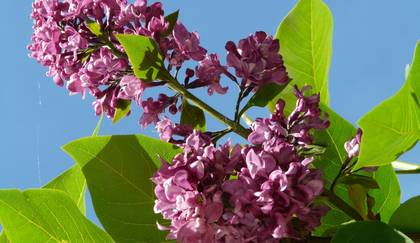
#> input picture docs/images/丁香_1.jpg, 420 x 243 px
$ python -i refetch3.py   (imports and definitions only)
#> lines starting #> are read from the running program, lines starting #| are printed output that depends on the picture
# -*- coding: utf-8 -*-
"""对少量药味做“最严格”重抓：加入文字/图表检测（拒绝文章截图、图表、包装图）。"""
import io
import json
import os
import re
import sys
import time

from PIL import Image, ImageFilter, ImageOps

sys.path.insert(0, os.path.join(os.path.dirname(os.path.abspath(__file__))))
sys.path.insert(0, os.path.dirname(os.path.dirname(os.path.dirname(os.path.abspath(__file__)))))
import fetch_images as F

ROOT = os.path.dirname(os.path.dirname(os.path.dirname(os.path.abspath(__file__))))
HERE = ROOT
IMG = os.path.join(HERE, "images")
MANIFEST = os.path.join(HERE, "images_manifest.json")

BAD_HOST = ("zcool", "58pic", "zsucai", "51yuansu", "ooopic", "tukuppt", "ziti",
            "font", "shufazidian", "zdic", "cidian", "pexels", "unsplash",
            "pixabay", "freepik", "dreamstime", "shutterstock", "wallpaper",
            "desktoppr", "tieba", "bilibili", "tmall", "taobao", "1688",
            "jd.com", "alibaba", "baidu.com/pic")
BAD_TITLE = ("logo", "标志", "字体", "书法", "字帖", "字典", "笔画", "函数", "公式",
             "曲线", "流程图", "结构图", "图表", "示意", "ppt", "壁纸", "头像",
             "表情包", "动漫", "漫画", "游戏", "海报", "宣传", "广告", "价格",
             "行情", "股票", "教程", "视频", "包装", "礼盒", "功效与作用", "性味归经",
             "中药与健康", "每天认识", "认识中药", "大全", "排行", "品牌", "旗舰店",
             "多少钱", "斤", "克", "包邮", "销量", "评价", "小儿", "股票", "走势")
GOOD_TITLE = ("饮片", "药材", "中药", "炮制", "切片", "植物", "herb", "本草",
              "百科", "性状", "鉴别", "生品", "制品", "干燥", "原植物", "饮片图")


def text_likeness(path):
    """估算“文字/图表”程度：白底 + 大量细小深色笔画"""
    im = Image.open(path).convert("L")
    im = im.resize((320, 240))
    px = list(im.getdata())
    white = sum(1 for p in px if p > 225) / float(len(px))
    dark = sum(1 for p in px if p < 110) / float(len(px))
    edges = im.filter(ImageFilter.FIND_EDGES)
    ep = list(edges.getdata())
    emid = sum(1 for p in ep if 60 < p < 200) / float(len(ep))
    return white, dark, emid


def strict_ok(path):
#> called with path = '../../docs/images/丁香_1.jpg'
    im = Image.open(path)
#> im is the input picture: PIL image 420x243 RGB; mean R, G, B 113.1, 119.6, 100.6
    w, h = im.size
#> w = 420; h = 243
    if w < 260 or h < 200:
        return False, "too small"
    white, dark, emid = text_likeness(path)
#> in text_likeness, `im = Image.open(path).convert("L")`:
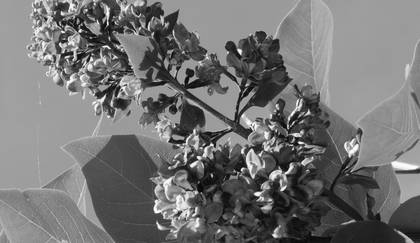
#> im: PIL image 420x243 L; min 0, max 254, mean 115.5
#> in text_likeness, `im = im.resize((320, 240))`:
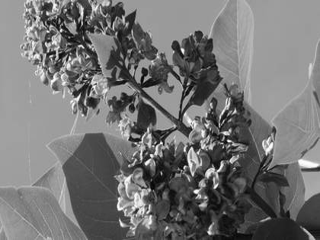
#> im: PIL image 320x240 L; min 3, max 255, mean 115.5
#> in text_likeness, `px = list(im.getdata())`: px = 76800 items
#> in text_likeness, `white = sum(1 for p in px if p > 225) / float(len(px))`: white = 0.00754
#> in text_likeness, `dark = sum(1 for p in px if p < 110) / float(len(px))`: dark = 0.414
#> in text_likeness, `edges = im.filter(ImageFilter.FIND_EDGES)`:
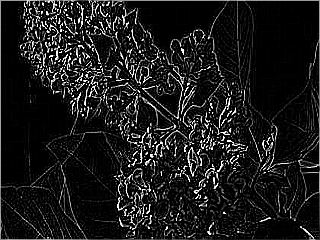
#> edges: PIL image 320x240 L; min 0, max 255, mean 27.2
#> in text_likeness, `ep = list(edges.getdata())`: ep = 76800 items
#> in text_likeness, `emid = sum(1 for p in ep if 60 < p < 200) / float(len(ep))`: emid = 0.109
#> white = 0.00754; dark = 0.414; emid = 0.109
    if white > 0.45 and dark > 0.02 and emid > 0.10:
        return False, "疑似文字/图表"
    if white > 0.72 and emid > 0.06:
        return False, "疑似白底图文"
    small = im.convert("RGB").resize((64, 64))
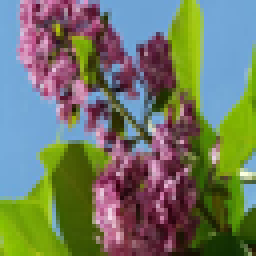
#> small: PIL image 64x64 RGB (shown 4 times larger); mean R, G, B 113.1, 119.6, 100.6
    px = list(small.getdata())
#> px = 4096 items, first 6: (116, 170, 217), (116, 170, 217), (113, 168, 214), (114, 167, 214), (121, 169, 213), (198, 172, 203)
    q = set()
    for (r, g, b) in px:
        q.add((r >> 5, g >> 5, b >> 5))
#> this loop made 4096 passes
#> after the loop, q = 130 items
    from collections import Counter
    top = Counter((r >> 4, g >> 4, b >> 4) for (r, g, b) in px).most_common(1)[0][1] / 4096.0
#> top = 0.212
    if top > 0.78:
        return False, "单一色块"
    return True, "ok"


# [90 lines left out: functions sc, grab, main, not called in this run]


# [2 lines not run here, left out]

>>> result = strict_ok('../../docs/images/丁香_1.jpg')

$ run again, on docs/images/天冬_3.jpg
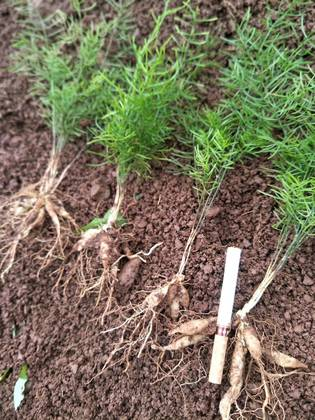
#> input picture docs/images/天冬_3.jpg, 315 x 420 px
#> in strict_ok, im is the input picture: PIL image 315x420 RGB; mean R, G, B 123.1, 115.7, 93.1
#> in text_likeness, `px = list(im.getdata())`: px = 76800 items
#> in text_likeness, `white = sum(1 for p in px if p > 225) / float(len(px))`: white = 0.0261
#> in text_likeness, `dark = sum(1 for p in px if p < 110) / float(len(px))`: dark = 0.482
#> in text_likeness, `edges = im.filter(ImageFilter.FIND_EDGES)`:
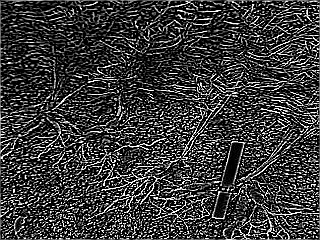
#> edges: PIL image 320x240 L; min 0, max 255, mean 59.1
#> ep = 76800 items
#> in text_likeness, `emid = sum(1 for p in ep if 60 < p < 200) / float(len(ep))`: emid = 0.253
#> in strict_ok, `white, dark, emid = text_likeness(path)`: white = 0.0261; dark = 0.482; emid = 0.253
#> in strict_ok, `small = im.convert("RGB").resize((64, 64))`:
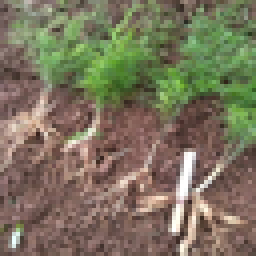
#> small: PIL image 64x64 RGB (shown 4 times larger); mean R, G, B 123.1, 115.7, 93.1
#> in strict_ok, `px = list(small.getdata())`: px = 4096 items, first 6: (115, 100, 93), (131, 122, 110), (139, 139, 121), (133, 141, 112), (132, 133, 104), (145, 146, 126)
#> the loop in strict_ok, `for (r, g, b) in px:` made 4096 passes
#> after the loop in strict_ok, `for (r, g, b) in px:`: q = 58 items
#> top = 0.0708

$ run again, on docs/images/小茴香_2.jpg
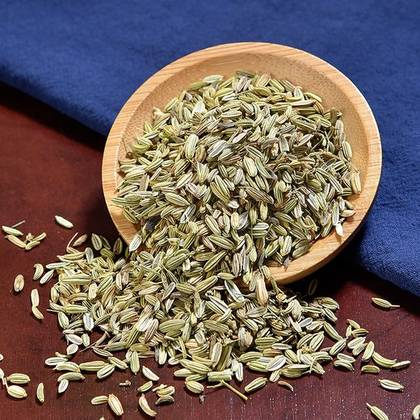
#> input picture docs/images/小茴香_2.jpg, 420 x 420 px
#> in strict_ok, im is the input picture: PIL image 420x420 RGB; mean R, G, B 114.9, 99.2, 94.5
#> in text_likeness, `px = list(im.getdata())`: px = 76800 items
#> in text_likeness, `white = sum(1 for p in px if p > 225) / float(len(px))`: white = 0.0195
#> in text_likeness, `dark = sum(1 for p in px if p < 110) / float(len(px))`: dark = 0.629
#> in text_likeness, `edges = im.filter(ImageFilter.FIND_EDGES)`:
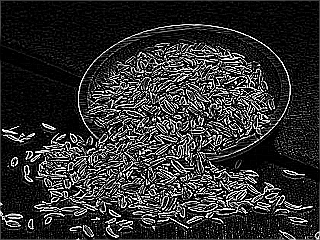
#> edges: PIL image 320x240 L; min 0, max 255, mean 47
#> ep = 76800 items
#> in text_likeness, `emid = sum(1 for p in ep if 60 < p < 200) / float(len(ep))`: emid = 0.126
#> in strict_ok, `white, dark, emid = text_likeness(path)`: white = 0.0195; dark = 0.629; emid = 0.126
#> in strict_ok, `small = im.convert("RGB").resize((64, 64))`:
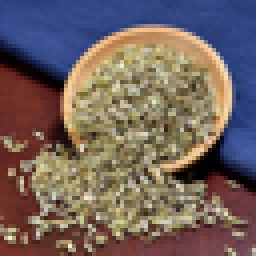
#> small: PIL image 64x64 RGB (shown 4 times larger); mean R, G, B 114.9, 99.2, 94.5
#> in strict_ok, `px = list(small.getdata())`: px = 4096 items, first 6: (45, 65, 126), (43, 63, 124), (46, 66, 127), (46, 66, 127), (44, 64, 125), (46, 66, 124)
#> the loop in strict_ok, `for (r, g, b) in px:` made 4096 passes
#> after the loop in strict_ok, `for (r, g, b) in px:`: q = 65 items
#> top = 0.121
